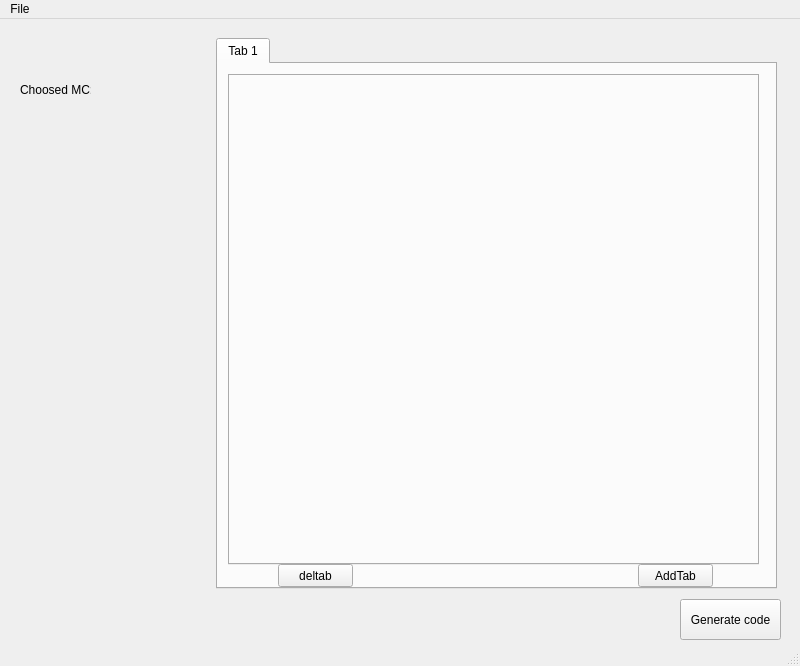
<?xml version="1.0" encoding="UTF-8"?>
<ui version="4.0">
 <class>MainWindow</class>
 <widget class="QMainWindow" name="MainWindow">
  <property name="geometry">
   <rect>
    <x>0</x>
    <y>0</y>
    <width>800</width>
    <height>666</height>
   </rect>
  </property>
  <property name="windowTitle">
   <string>MainWindow</string>
  </property>
  <widget class="QWidget" name="centralwidget">
   <property name="enabled">
    <bool>true</bool>
   </property>
   <widget class="QTabWidget" name="pereferySetup">
    <property name="geometry">
     <rect>
      <x>216</x>
      <y>19</y>
      <width>561</width>
      <height>551</height>
     </rect>
    </property>
    <property name="currentIndex">
     <number>0</number>
    </property>
    <widget class="QWidget" name="SPISetup">
     <attribute name="title">
      <string>Tab 1</string>
     </attribute>
     <widget class="QTabWidget" name="SPINum">
      <property name="geometry">
       <rect>
        <x>10</x>
        <y>10</y>
        <width>531</width>
        <height>491</height>
       </rect>
      </property>
      <property name="currentIndex">
       <number>-1</number>
      </property>
     </widget>
     <widget class="QPushButton" name="pushButton">
      <property name="geometry">
       <rect>
        <x>420</x>
        <y>500</y>
        <width>75</width>
        <height>23</height>
       </rect>
      </property>
      <property name="text">
       <string>AddTab</string>
      </property>
     </widget>
     <widget class="QPushButton" name="pushButton_2">
      <property name="geometry">
       <rect>
        <x>60</x>
        <y>500</y>
        <width>75</width>
        <height>23</height>
       </rect>
      </property>
      <property name="text">
       <string>deltab</string>
      </property>
     </widget>
    </widget>
   </widget>
   <widget class="QPushButton" name="generateCode">
    <property name="geometry">
     <rect>
      <x>680</x>
      <y>580</y>
      <width>101</width>
      <height>41</height>
     </rect>
    </property>
    <property name="text">
     <string>Generate code</string>
    </property>
   </widget>
   <widget class="QLabel" name="label">
    <property name="geometry">
     <rect>
      <x>20</x>
      <y>40</y>
      <width>71</width>
      <height>61</height>
     </rect>
    </property>
    <property name="text">
     <string>Choosed MC:</string>
    </property>
   </widget>
   <widget class="QLabel" name="label_2">
    <property name="geometry">
     <rect>
      <x>20</x>
      <y>80</y>
      <width>161</width>
      <height>61</height>
     </rect>
    </property>
    <property name="text">
     <string> </string>
    </property>
   </widget>
  </widget>
  <widget class="QStatusBar" name="statusbar"/>
  <widget class="QMenuBar" name="menubar">
   <property name="geometry">
    <rect>
     <x>0</x>
     <y>0</y>
     <width>800</width>
     <height>21</height>
    </rect>
   </property>
   <widget class="QMenu" name="menuPICsetup">
    <property name="title">
     <string>File</string>
    </property>
    <addaction name="separator"/>
    <addaction name="actionCreate_pic"/>
    <addaction name="actionOpen_PIC_database"/>
    <addaction name="actionOpenPIcController"/>
   </widget>
   <addaction name="menuPICsetup"/>
  </widget>
  <action name="actionCreate_pic">
   <property name="text">
    <string>Create code</string>
   </property>
  </action>
  <action name="actionOpen_PIC_database">
   <property name="text">
    <string>Open PIC database</string>
   </property>
  </action>
  <action name="actionOpenPIcController">
   <property name="text">
    <string>OpenPICController</string>
   </property>
  </action>
 </widget>
 <resources/>
 <connections/>
</ui>
